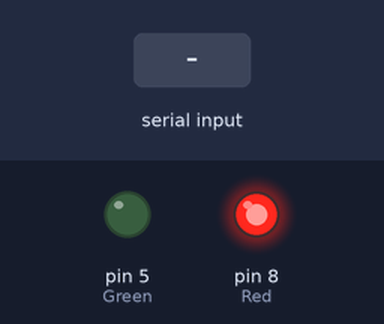
Recording of a sketch running on a simulated Arduino Uno, built with avr-gcc and run on an emulated ATmega328P. Parts: output pins drawn as LEDs (lit = HIGH). Inputs (shaded band) come from the test bench. The audio player accepts every command and is not drawn.

Above: at 1.2 s.
1.3 s: "G" received over the second serial link
At 2.1 s:
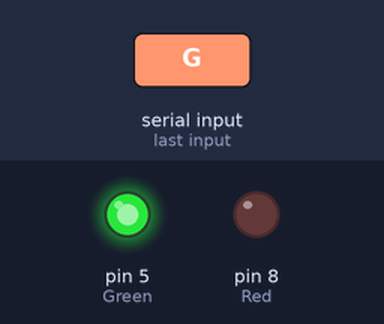
2.8 s: "P" received over the second serial link
At 3.3 s:
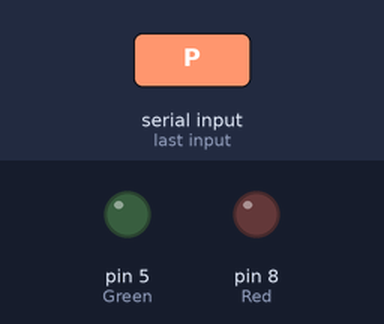
4.3 s: "R" received over the second serial link
At 5.6 s:
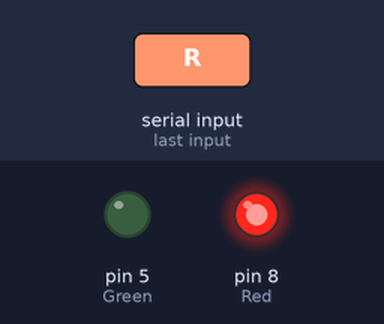
Timing chart, 0 to 7.3 s (numbered marks = the images above; inputs shaded):
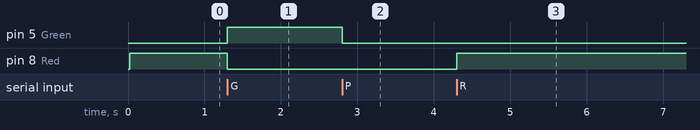

Measured:
- after the input at 1.3 s, pin 5 (Green): LOW → HIGH at once; pin 8 (Red): HIGH → LOW at once
- after the input at 2.8 s, pin 5 (Green): HIGH → LOW at once
- after the input at 4.3 s, pin 8 (Red): LOW → HIGH at once

The sketch:

Baby_first.ino
```cpp
#include <SoftwareSerial.h>
#include <DFPlayer_Mini_Mp3.h>
SoftwareSerial BTSerial(2, 3);
SoftwareSerial Mp3Serial(6,7);

int Green = 5;
int Red = 8;

void setup() {
  Mp3Serial.begin (9600);
  BTSerial.begin(9600);
  mp3_set_serial (Mp3Serial);

  delay(10);
  mp3_set_volume (15);
  delay(10);

  pinMode(Green, OUTPUT);
  pinMode(Red, OUTPUT);
  digitalWrite(Red, HIGH);
}

void loop() {
  if(BTSerial.available()){
    char bt;
    bt = BTSerial.read();
    if(bt == 'G'){
      digitalWrite(Green, HIGH);
      digitalWrite(Red, LOW);
      delay(100);
    }
   else if(bt == 'R'){
      digitalWrite(Green, LOW);
      digitalWrite(Red, HIGH);
      delay(100);
   }
   else if(bt == 'B'){
      digitalWrite(Green, LOW);
      digitalWrite(Red, HIGH);
      delay(100);
    }
    else if(bt == 'P'){
      digitalWrite(Green, LOW);
      digitalWrite(Red, LOW);
      delay(100);
    }
    else if(bt == 'S'){
        mp3_play(3);
        delay (20000);
        mp3_stop();
    }
  }
}
```
